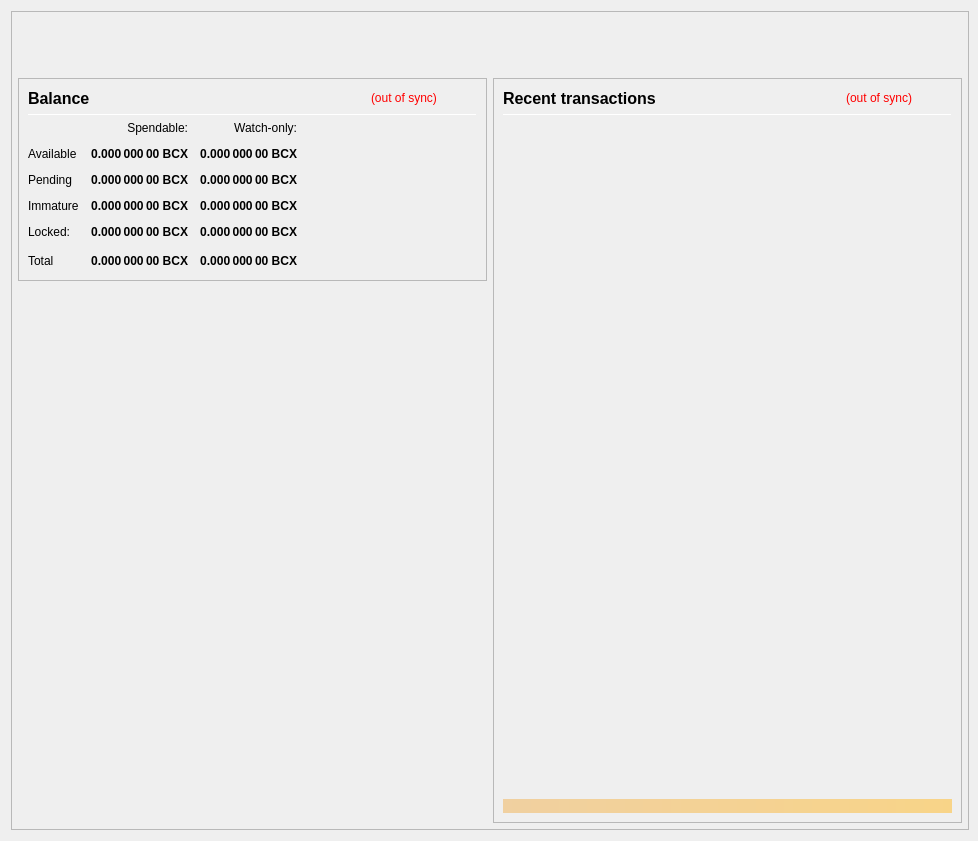
<?xml version="1.0" encoding="UTF-8"?>
<ui version="4.0">
 <class>OverviewPage</class>
 <widget class="QWidget" name="OverviewPage">
  <property name="geometry">
   <rect>
    <x>0</x>
    <y>0</y>
    <width>978</width>
    <height>841</height>
   </rect>
  </property>
  <property name="minimumSize">
   <size>
    <width>960</width>
    <height>682</height>
   </size>
  </property>
  <property name="font">
   <font>
    <weight>50</weight>
    <bold>false</bold>
   </font>
  </property>
  <property name="windowTitle">
   <string>Form</string>
  </property>
  <layout class="QVBoxLayout" name="topLayout" stretch="0">
   <property name="rightMargin">
    <number>9</number>
   </property>
   <item>
    <widget class="QFrame" name="frame_BG">
     <property name="minimumSize">
      <size>
       <width>850</width>
       <height>610</height>
      </size>
     </property>
     <property name="maximumSize">
      <size>
       <width>16777215</width>
       <height>16777215</height>
      </size>
     </property>
     <property name="frameShape">
      <enum>QFrame::StyledPanel</enum>
     </property>
     <property name="frameShadow">
      <enum>QFrame::Raised</enum>
     </property>
     <layout class="QVBoxLayout" name="verticalLayout_3" stretch="0">
      <property name="leftMargin">
       <number>0</number>
      </property>
      <property name="topMargin">
       <number>0</number>
      </property>
      <property name="rightMargin">
       <number>0</number>
      </property>
      <property name="bottomMargin">
       <number>6</number>
      </property>
      <item>
       <layout class="QVBoxLayout" name="verticalLayout_Master" stretch="0,1">
        <property name="leftMargin">
         <number>0</number>
        </property>
        <property name="topMargin">
         <number>0</number>
        </property>
        <property name="rightMargin">
         <number>0</number>
        </property>
        <property name="bottomMargin">
         <number>0</number>
        </property>
        <item>
         <widget class="QFrame" name="frame_Header">
          <layout class="QVBoxLayout" name="verticalLayout_Header" stretch="0">
           <property name="leftMargin">
            <number>0</number>
           </property>
           <property name="topMargin">
            <number>0</number>
           </property>
           <property name="rightMargin">
            <number>0</number>
           </property>
           <property name="bottomMargin">
            <number>0</number>
           </property>
           <item>
            <layout class="QHBoxLayout" name="horizontalLayout_Header" stretch="1,0">
             <property name="spacing">
              <number>6</number>
             </property>
             <item>
              <spacer name="horizontalSpacer_Header">
               <property name="orientation">
                <enum>Qt::Horizontal</enum>
               </property>
               <property name="sizeHint" stdset="0">
                <size>
                 <width>40</width>
                 <height>20</height>
                </size>
               </property>
              </spacer>
             </item>
             <item>
              <widget class="QLabel" name="labelOverviewHeaderRight">
               <property name="minimumSize">
                <size>
                 <width>464</width>
                 <height>60</height>
                </size>
               </property>
               <property name="maximumSize">
                <size>
                 <width>16777215</width>
                 <height>60</height>
                </size>
               </property>
               <property name="font">
                <font>
                 <pointsize>14</pointsize>
                </font>
               </property>
               <property name="text">
                <string/>
               </property>
               <property name="alignment">
                <set>Qt::AlignRight|Qt::AlignTrailing|Qt::AlignVCenter</set>
               </property>
              </widget>
             </item>
            </layout>
           </item>
          </layout>
         </widget>
        </item>
        <item>
         <widget class="QFrame" name="frame_Content">
          <layout class="QVBoxLayout" name="verticalLayout_Content">
           <property name="leftMargin">
            <number>6</number>
           </property>
           <property name="topMargin">
            <number>0</number>
           </property>
           <property name="rightMargin">
            <number>6</number>
           </property>
           <property name="bottomMargin">
            <number>0</number>
           </property>
           <item>
            <layout class="QHBoxLayout" name="horizontalLayout_Content" stretch="1,1">
             <property name="spacing">
              <number>6</number>
             </property>
             <item>
              <layout class="QVBoxLayout" name="verticalLayout_left" stretch="0,0">
               <item>
                <widget class="QFrame" name="frameBalances">
                 <property name="frameShape">
                  <enum>QFrame::StyledPanel</enum>
                 </property>
                 <property name="frameShadow">
                  <enum>QFrame::Raised</enum>
                 </property>
                 <layout class="QVBoxLayout" name="verticalLayout_4">
                  <item>
                   <layout class="QHBoxLayout" name="hlBalancesHeader" stretch="2,0,0">
                    <property name="spacing">
                     <number>6</number>
                    </property>
                    <item>
                     <widget class="QLabel" name="labelBalances">
                      <property name="minimumSize">
                       <size>
                        <width>0</width>
                        <height>0</height>
                       </size>
                      </property>
                      <property name="font">
                       <font>
                        <pointsize>12</pointsize>
                        <weight>75</weight>
                        <bold>true</bold>
                       </font>
                      </property>
                      <property name="text">
                       <string>Balance</string>
                      </property>
                     </widget>
                    </item>
                    <item>
                     <widget class="QLabel" name="labelWalletStatus">
                      <property name="cursor">
                       <cursorShape>WhatsThisCursor</cursorShape>
                      </property>
                      <property name="toolTip">
                       <string>The displayed information may be out of date. Your wallet automatically synchronizes with the BCX network after a connection is established, but this process has not completed yet.</string>
                      </property>
                      <property name="styleSheet">
                       <string notr="true">QLabel { color: red; }</string>
                      </property>
                      <property name="text">
                       <string notr="true">(out of sync)</string>
                      </property>
                      <property name="alignment">
                       <set>Qt::AlignLeading|Qt::AlignLeft|Qt::AlignVCenter</set>
                      </property>
                     </widget>
                    </item>
                    <item>
                     <spacer name="hsBalancesHeader">
                      <property name="orientation">
                       <enum>Qt::Horizontal</enum>
                      </property>
                      <property name="sizeHint" stdset="0">
                       <size>
                        <width>40</width>
                        <height>20</height>
                       </size>
                      </property>
                     </spacer>
                    </item>
                   </layout>
                  </item>
                  <item>
                   <widget class="Line" name="lineBalances">
                    <property name="minimumSize">
                     <size>
                      <width>0</width>
                      <height>1</height>
                     </size>
                    </property>
                    <property name="maximumSize">
                     <size>
                      <width>16777215</width>
                      <height>1</height>
                     </size>
                    </property>
                    <property name="orientation">
                     <enum>Qt::Horizontal</enum>
                    </property>
                   </widget>
                  </item>
                  <item>
                   <layout class="QGridLayout" name="gridLayout">
                    <property name="spacing">
                     <number>12</number>
                    </property>
                    <item row="0" column="1">
                     <widget class="QLabel" name="labelSpendable">
                      <property name="text">
                       <string>Spendable:</string>
                      </property>
                      <property name="alignment">
                       <set>Qt::AlignRight|Qt::AlignTrailing|Qt::AlignVCenter</set>
                      </property>
                     </widget>
                    </item>
                    <item row="0" column="2">
                     <widget class="QLabel" name="labelWatchonly">
                      <property name="text">
                       <string>Watch-only:</string>
                      </property>
                      <property name="alignment">
                       <set>Qt::AlignRight|Qt::AlignTrailing|Qt::AlignVCenter</set>
                      </property>
                     </widget>
                    </item>
                    <item row="1" column="0">
                     <widget class="QLabel" name="labelAvailableText">
                      <property name="text">
                       <string>Available</string>
                      </property>
                      <property name="textInteractionFlags">
                       <set>Qt::NoTextInteraction</set>
                      </property>
                     </widget>
                    </item>
                    <item row="1" column="1">
                     <widget class="QLabel" name="labelAvailable">
                      <property name="font">
                       <font>
                        <weight>75</weight>
                        <bold>true</bold>
                       </font>
                      </property>
                      <property name="cursor">
                       <cursorShape>ArrowCursor</cursorShape>
                      </property>
                      <property name="toolTip">
                       <string>Your current spendable balance</string>
                      </property>
                      <property name="text">
                       <string notr="true">0.000 000 00 BCX</string>
                      </property>
                      <property name="alignment">
                       <set>Qt::AlignRight|Qt::AlignTrailing|Qt::AlignVCenter</set>
                      </property>
                      <property name="textInteractionFlags">
                       <set>Qt::NoTextInteraction</set>
                      </property>
                     </widget>
                    </item>
                    <item row="1" column="2">
                     <widget class="QLabel" name="labelWatchAvailable">
                      <property name="font">
                       <font>
                        <weight>75</weight>
                        <bold>true</bold>
                       </font>
                      </property>
                      <property name="cursor">
                       <cursorShape>ArrowCursor</cursorShape>
                      </property>
                      <property name="toolTip">
                       <string>Your current balance in watch-only addresses</string>
                      </property>
                      <property name="text">
                       <string notr="true">0.000 000 00 BCX</string>
                      </property>
                      <property name="alignment">
                       <set>Qt::AlignRight|Qt::AlignTrailing|Qt::AlignVCenter</set>
                      </property>
                      <property name="textInteractionFlags">
                       <set>Qt::NoTextInteraction</set>
                      </property>
                     </widget>
                    </item>
                    <item row="2" column="0">
                     <widget class="QLabel" name="labelPendingText">
                      <property name="text">
                       <string>Pending</string>
                      </property>
                      <property name="textInteractionFlags">
                       <set>Qt::NoTextInteraction</set>
                      </property>
                     </widget>
                    </item>
                    <item row="2" column="1">
                     <widget class="QLabel" name="labelPending">
                      <property name="font">
                       <font>
                        <weight>75</weight>
                        <bold>true</bold>
                       </font>
                      </property>
                      <property name="cursor">
                       <cursorShape>ArrowCursor</cursorShape>
                      </property>
                      <property name="toolTip">
                       <string>Total of transactions that have yet to be confirmed, and do not yet count toward the spendable balance</string>
                      </property>
                      <property name="text">
                       <string notr="true">0.000 000 00 BCX</string>
                      </property>
                      <property name="alignment">
                       <set>Qt::AlignRight|Qt::AlignTrailing|Qt::AlignVCenter</set>
                      </property>
                      <property name="textInteractionFlags">
                       <set>Qt::NoTextInteraction</set>
                      </property>
                     </widget>
                    </item>
                    <item row="2" column="2">
                     <widget class="QLabel" name="labelWatchPending">
                      <property name="font">
                       <font>
                        <weight>75</weight>
                        <bold>true</bold>
                       </font>
                      </property>
                      <property name="cursor">
                       <cursorShape>ArrowCursor</cursorShape>
                      </property>
                      <property name="toolTip">
                       <string>Unconfirmed transactions to watch-only addresses</string>
                      </property>
                      <property name="text">
                       <string notr="true">0.000 000 00 BCX</string>
                      </property>
                      <property name="alignment">
                       <set>Qt::AlignRight|Qt::AlignTrailing|Qt::AlignVCenter</set>
                      </property>
                      <property name="textInteractionFlags">
                       <set>Qt::NoTextInteraction</set>
                      </property>
                     </widget>
                    </item>
                    <item row="3" column="0">
                     <widget class="QLabel" name="labelImmatureText">
                      <property name="text">
                       <string>Immature</string>
                      </property>
                      <property name="textInteractionFlags">
                       <set>Qt::NoTextInteraction</set>
                      </property>
                     </widget>
                    </item>
                    <item row="3" column="1">
                     <widget class="QLabel" name="labelImmature">
                      <property name="font">
                       <font>
                        <weight>75</weight>
                        <bold>true</bold>
                       </font>
                      </property>
                      <property name="cursor">
                       <cursorShape>ArrowCursor</cursorShape>
                      </property>
                      <property name="toolTip">
                       <string>Staked or masternode rewards that has not yet matured</string>
                      </property>
                      <property name="text">
                       <string notr="true">0.000 000 00 BCX</string>
                      </property>
                      <property name="alignment">
                       <set>Qt::AlignRight|Qt::AlignTrailing|Qt::AlignVCenter</set>
                      </property>
                      <property name="textInteractionFlags">
                       <set>Qt::NoTextInteraction</set>
                      </property>
                     </widget>
                    </item>
                    <item row="3" column="2">
                     <widget class="QLabel" name="labelWatchImmature">
                      <property name="font">
                       <font>
                        <weight>75</weight>
                        <bold>true</bold>
                       </font>
                      </property>
                      <property name="cursor">
                       <cursorShape>ArrowCursor</cursorShape>
                      </property>
                      <property name="toolTip">
                       <string>Staked or masternode rewards in watch-only addresses that has not yet matured</string>
                      </property>
                      <property name="text">
                       <string notr="true">0.000 000 00 BCX</string>
                      </property>
                      <property name="alignment">
                       <set>Qt::AlignRight|Qt::AlignTrailing|Qt::AlignVCenter</set>
                      </property>
                      <property name="textInteractionFlags">
                       <set>Qt::NoTextInteraction</set>
                      </property>
                     </widget>
                    </item>
                    <item row="4" column="0">
                     <widget class="QLabel" name="labelLockedText">
                      <property name="toolTip">
                       <string>Locked BCX or Masternode collaterals.</string>
                      </property>
                      <property name="text">
                       <string>Locked:</string>
                      </property>
                     </widget>
                    </item>
                    <item row="4" column="1">
                     <widget class="QLabel" name="labelLocked">
                      <property name="font">
                       <font>
                        <weight>75</weight>
                        <bold>true</bold>
                       </font>
                      </property>
                      <property name="cursor">
                       <cursorShape>ArrowCursor</cursorShape>
                      </property>
                      <property name="toolTip">
                       <string>Locked BCX or Masternode collaterals.</string>
                      </property>
                      <property name="text">
                       <string notr="true">0.000 000 00 BCX</string>
                      </property>
                      <property name="alignment">
                       <set>Qt::AlignRight|Qt::AlignTrailing|Qt::AlignVCenter</set>
                      </property>
                      <property name="textInteractionFlags">
                       <set>Qt::NoTextInteraction</set>
                      </property>
                     </widget>
                    </item>
                    <item row="4" column="2">
                     <widget class="QLabel" name="labelWatchLocked">
                      <property name="font">
                       <font>
                        <weight>75</weight>
                        <bold>true</bold>
                       </font>
                      </property>
                      <property name="cursor">
                       <cursorShape>ArrowCursor</cursorShape>
                      </property>
                      <property name="toolTip">
                       <string>Current locked balance in watch-only addresses</string>
                      </property>
                      <property name="text">
                       <string notr="true">0.000 000 00 BCX</string>
                      </property>
                      <property name="alignment">
                       <set>Qt::AlignRight|Qt::AlignTrailing|Qt::AlignVCenter</set>
                      </property>
                      <property name="textInteractionFlags">
                       <set>Qt::NoTextInteraction</set>
                      </property>
                     </widget>
                    </item>
                    <item row="5" column="0">
                     <widget class="QLabel" name="labelTotalText">
                      <property name="text">
                       <string>Total</string>
                      </property>
                      <property name="textInteractionFlags">
                       <set>Qt::NoTextInteraction</set>
                      </property>
                     </widget>
                    </item>
                    <item row="5" column="1">
                     <widget class="QLabel" name="labelTotal">
                      <property name="font">
                       <font>
                        <weight>75</weight>
                        <bold>true</bold>
                       </font>
                      </property>
                      <property name="cursor">
                       <cursorShape>ArrowCursor</cursorShape>
                      </property>
                      <property name="toolTip">
                       <string>Your current total balance</string>
                      </property>
                      <property name="text">
                       <string notr="true">0.000 000 00 BCX</string>
                      </property>
                      <property name="alignment">
                       <set>Qt::AlignRight|Qt::AlignTrailing|Qt::AlignVCenter</set>
                      </property>
                      <property name="textInteractionFlags">
                       <set>Qt::NoTextInteraction</set>
                      </property>
                     </widget>
                    </item>
                    <item row="5" column="2">
                     <widget class="QLabel" name="labelWatchTotal">
                      <property name="font">
                       <font>
                        <weight>75</weight>
                        <bold>true</bold>
                       </font>
                      </property>
                      <property name="cursor">
                       <cursorShape>ArrowCursor</cursorShape>
                      </property>
                      <property name="toolTip">
                       <string>Current total balance in watch-only addresses</string>
                      </property>
                      <property name="text">
                       <string notr="true">0.000 000 00 BCX</string>
                      </property>
                      <property name="alignment">
                       <set>Qt::AlignRight|Qt::AlignTrailing|Qt::AlignVCenter</set>
                      </property>
                      <property name="textInteractionFlags">
                       <set>Qt::NoTextInteraction</set>
                      </property>
                     </widget>
                    </item>
                    <item row="5" column="3">
                     <spacer name="hsBalances">
                      <property name="orientation">
                       <enum>Qt::Horizontal</enum>
                      </property>
                      <property name="sizeHint" stdset="0">
                       <size>
                        <width>40</width>
                        <height>20</height>
                       </size>
                      </property>
                     </spacer>
                    </item>
                   </layout>
                  </item>
                 </layout>
                </widget>
               </item>
               <item>
                <spacer name="verticalSpacer">
                 <property name="orientation">
                  <enum>Qt::Vertical</enum>
                 </property>
                 <property name="sizeHint" stdset="0">
                  <size>
                   <width>20</width>
                   <height>40</height>
                  </size>
                 </property>
                </spacer>
               </item>
              </layout>
             </item>
             <item>
              <layout class="QVBoxLayout" name="verticalLayout_right" stretch="1">
               <item>
                <widget class="QFrame" name="frame_RecentTransactions">
                 <property name="minimumSize">
                  <size>
                   <width>0</width>
                   <height>0</height>
                  </size>
                 </property>
                 <property name="frameShape">
                  <enum>QFrame::StyledPanel</enum>
                 </property>
                 <property name="frameShadow">
                  <enum>QFrame::Raised</enum>
                 </property>
                 <layout class="QVBoxLayout" name="verticalLayout_1" stretch="0,0,0,0,0">
                  <item>
                   <layout class="QHBoxLayout" name="horizontalLayout_2" stretch="2,0,0">
                    <property name="spacing">
                     <number>3</number>
                    </property>
                    <item>
                     <widget class="QLabel" name="labelRecentTransactions">
                      <property name="minimumSize">
                       <size>
                        <width>0</width>
                        <height>20</height>
                       </size>
                      </property>
                      <property name="font">
                       <font>
                        <pointsize>12</pointsize>
                        <weight>75</weight>
                        <bold>true</bold>
                       </font>
                      </property>
                      <property name="text">
                       <string>Recent transactions</string>
                      </property>
                     </widget>
                    </item>
                    <item>
                     <widget class="QLabel" name="labelTransactionsStatus">
                      <property name="cursor">
                       <cursorShape>WhatsThisCursor</cursorShape>
                      </property>
                      <property name="toolTip">
                       <string>The displayed information may be out of date. Your wallet automatically synchronizes with the BCX network after a connection is established, but this process has not completed yet.</string>
                      </property>
                      <property name="styleSheet">
                       <string notr="true">QLabel { color: red; }</string>
                      </property>
                      <property name="text">
                       <string notr="true">(out of sync)</string>
                      </property>
                      <property name="alignment">
                       <set>Qt::AlignRight|Qt::AlignTrailing|Qt::AlignVCenter</set>
                      </property>
                     </widget>
                    </item>
                    <item>
                     <spacer name="horizontalSpacer">
                      <property name="orientation">
                       <enum>Qt::Horizontal</enum>
                      </property>
                      <property name="sizeHint" stdset="0">
                       <size>
                        <width>40</width>
                        <height>20</height>
                       </size>
                      </property>
                     </spacer>
                    </item>
                   </layout>
                  </item>
                  <item>
                   <widget class="Line" name="line">
                    <property name="minimumSize">
                     <size>
                      <width>0</width>
                      <height>1</height>
                     </size>
                    </property>
                    <property name="maximumSize">
                     <size>
                      <width>16777215</width>
                      <height>1</height>
                     </size>
                    </property>
                    <property name="orientation">
                     <enum>Qt::Horizontal</enum>
                    </property>
                   </widget>
                  </item>
                  <item>
                   <widget class="QListView" name="listTransactions">
                    <property name="minimumSize">
                     <size>
                      <width>0</width>
                      <height>0</height>
                     </size>
                    </property>
                    <property name="styleSheet">
                     <string notr="true">QListView { background: transparent; }</string>
                    </property>
                    <property name="frameShape">
                     <enum>QFrame::NoFrame</enum>
                    </property>
                    <property name="verticalScrollBarPolicy">
                     <enum>Qt::ScrollBarAlwaysOff</enum>
                    </property>
                    <property name="horizontalScrollBarPolicy">
                     <enum>Qt::ScrollBarAlwaysOff</enum>
                    </property>
                    <property name="selectionMode">
                     <enum>QAbstractItemView::NoSelection</enum>
                    </property>
                   </widget>
                  </item>
                  <item>
                   <spacer name="verticalSpacer_2">
                    <property name="orientation">
                     <enum>Qt::Vertical</enum>
                    </property>
                    <property name="sizeType">
                     <enum>QSizePolicy::Expanding</enum>
                    </property>
                    <property name="sizeHint" stdset="0">
                     <size>
                      <width>20</width>
                      <height>40</height>
                     </size>
                    </property>
                   </spacer>
                  </item>
                  <item>
                   <widget class="QLabel" name="labelAlerts">
                    <property name="maximumSize">
                     <size>
                      <width>16777215</width>
                      <height>16777215</height>
                     </size>
                    </property>
                    <property name="styleSheet">
                     <string notr="true">background-color: qlineargradient(x1: 0, y1: 0, x2: 1, y2: 0, stop:0 #F0D0A0, stop:1 #F8D488); color:#000000;</string>
                    </property>
                    <property name="text">
                     <string/>
                    </property>
                    <property name="wordWrap">
                     <bool>true</bool>
                    </property>
                    <property name="margin">
                     <number>3</number>
                    </property>
                   </widget>
                  </item>
                 </layout>
                </widget>
               </item>
              </layout>
             </item>
            </layout>
           </item>
          </layout>
         </widget>
        </item>
       </layout>
      </item>
     </layout>
    </widget>
   </item>
  </layout>
 </widget>
 <resources/>
 <connections/>
</ui>
